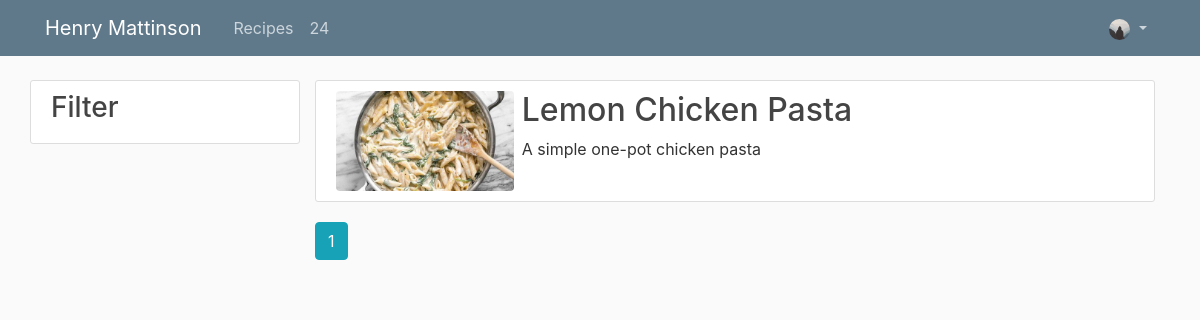
Screenshot of /recipes (signed in) with the database file from the repository.
### website/models.py (models this page shows, shortened)
class User(db.Model, UserMixin):
    id = db.Column(db.Integer, primary_key=True)
    username = db.Column(db.String(20), unique=True, nullable=False)
    email = db.Column(db.String(120), unique=True, nullable=False)
    image_file = db.Column(db.String(20), nullable=False, default='default.jpg')
    password = db.Column(db.String(60), nullable=False)

class Recipe(db.Model):
    id = db.Column(db.Integer, primary_key=True)
    title = db.Column(db.String(100), nullable=False)
    description = db.Column(db.Text, nullable=False)
    image_file = db.Column(db.String(20), nullable=False, default='default.jpg')
    time = db.Column(db.Integer, nullable=False)
    people = db.Column(db.Integer, nullable=False)
    difficulty = db.Column(db.String(16), nullable=False)
    source_name = db.Column(db.String(100), nullable=False)
    source_link = db.Column(db.String(100), nullable=False)
    ingredients = db.Column(db.String, nullable=False)
    method = db.Column(db.Text, nullable=False)
    tags = db.Column(db.String, nullable=False)
    type = db.Column(db.String, nullable=False)
    notes = db.Column(db.Text, nullable=False)

### website/recipes/routes.py (the view)
@recipes.route("/recipes")
def all():
    page = request.args.get('page', 1, type=int)
    recipes = Recipe.query.order_by(Recipe.id.desc()).paginate(page=page, per_page=10)
    return render_template('recipes.html', recipes=recipes)

### website/models.py (called while the page is built)
@login_manager.user_loader
def load_user(user_id):
    return User.query.get(int(user_id))

### website/templates/recipes.html
{% extends "layout.html" %}
{% block content %}
    {% for recipe in recipes.items %}
    <div class="row">
      <div class="col-3 pl-0">
        <div class="content-section">
          <h3>Filter</h3>
        </div>
      </div>
      <div class="col-9 pl-0">
        <article class="media content-section">
          <div class="media-body">
            <img class="rounded float-left mr-2 pl-0"
                  src="{{ url_for('static', filename='recipe_pics/' + recipe.image_file) }}"
                  height="100">
            <h2><a class="article-title" href="{{ url_for('recipes.recipe', recipe_id=recipe.id) }}">{{ recipe.title }}</a></h2>
            <p class="article-content">{{ recipe.description }}</p>
          </div>
        </article>
      {% endfor %}
      {% for page_num in recipes.iter_pages(left_edge=1, right_edge=1, left_current=1, right_current=2) %}
        {% if page_num %}
          {% if recipes.page == page_num %}
            <a class="btn btn-info mb-4" href="{{ url_for('main.home', page=page_num) }}">{{ page_num }}</a>
          {% else %}
            <a class="btn btn-outline-info mb-4" href="{{ url_for('main.home', page=page_num) }}">{{ page_num }}</a>
          {% endif %}
        {% else %}
          ...
        {% endif %}
      {% endfor %}
    </div>
{% endblock content %}

### website/templates/layout.html (shortened to what this page needs)
<!DOCTYPE html>
<html>
<head>
    <link rel="stylesheet" href="https://maxcdn.bootstrapcdn.com/bootstrap/4.0.0/css/bootstrap.min.css">
    <link rel="stylesheet" type="text/css" href="{{ url_for('static', filename='main.css') }}">
</head>
<body>
    <header class="site-header">
      <nav class="navbar navbar-expand-md navbar-dark bg-steel fixed-top">
        <div class="container">
          <a class="navbar-brand mr-4" href="{{ url_for('main.home')}}">Henry Mattinson</a>
          <div class="collapse navbar-collapse" id="navbarToggle">
            <div class="navbar-nav mr-auto">
              <a class="nav-item nav-link" href="{{ url_for('recipes.all')}}">Recipes</a>
              <a class="nav-item nav-link" href="{{ url_for('card_solver.card_solver')}}">24</a>
            </div>
            <div class="navbar-nav">
              {% if current_user.is_authenticated %}
                <li class="nav-item dropdown">
                  <a class="nav-link dropdown-toggle" href="#" id="navbarDropdown" role="button" data-toggle="dropdown"  aria-haspopup="true" aria-expanded="false">
                    <img class="rounded-circle"
                          src="{{ url_for('static', filename='profile_pics/' + current_user.image_file) }}"
                          height="21">
                  </a>
                </li>
              {% else %}
                <a class="nav-item nav-link" href="{{ url_for('users.login')}}">Login</a>
                <a class="nav-item nav-link" href="{{ url_for('users.register')}}">Register</a>
              {% endif %}
            </div>
          </div>
        </div>
      </nav>
    </header>
    <main role="main" class="container">
      <div class="row">
        <div class="col-md-12">
          {% block content %}
          {% endblock %}
        </div>
      </div>
    </main>
</body>
</html>

### website/static/main.css (style rules this page uses)
body { background: #fafafa; color: #333333; margin-top: 5rem; }
h1, h2, h3, h4, h5, h6 { color: #444444; }
.bg-steel { background-color: #5f788a; }
.site-header .navbar-nav .nav-link { color: #cbd5db; }
.content-section { background: #ffffff; padding: 10px 20px; border: 1px solid #dddddd; border-radius: 3px; margin-bottom: 20px; }
.article-title { color: #444444; }
.article-content { white-space: pre-line; }

### rows the page displays
User: image_file (placeholder picture)
Recipe: image_file (picture), title "Lemon Chicken Pasta", description "A simple one-pot chicken pasta"

### other values shown
{{ page_num }} "1"
